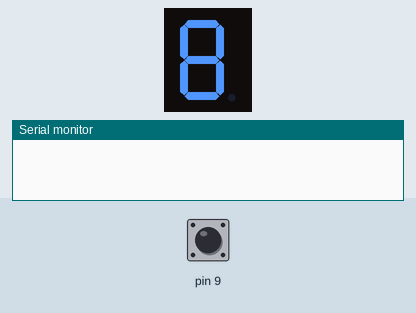
This sketch was run on a simulated Arduino Uno, built with avr-gcc and run on an emulated ATmega328P. On the bench: 1-digit seven-segment display, the last lines printed to the serial monitor. Wiring (inferred from the names in the program): 1-digit 7-segment display, segments lit when LOW: segments pin 2, pin 3, pin 4, pin 5, pin 6, pin 7, pin 8. The inputs (shaded band) are chosen by the test bench; at power-on: pin 9 LOW. The segment pins are drawn as the display they are named for.

Above: at 1.2 s.
1.3 s: pin 9 driven HIGH
At 2.0 s:
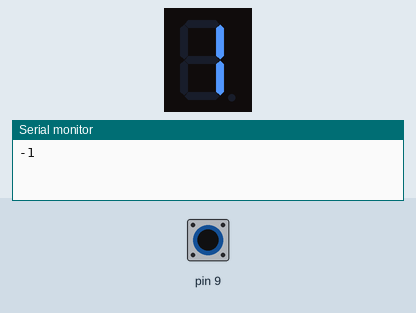
2.8 s: pin 9 pulsed LOW 5 times (0.12 s each, 0.3 s apart)
At 4.9 s:
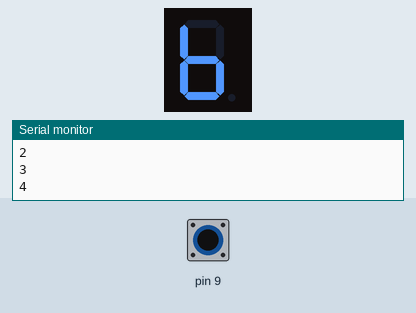
5.8 s: pin 9 pulsed LOW 2 times (0.12 s each, 0.3 s apart)
At 6.12 s:
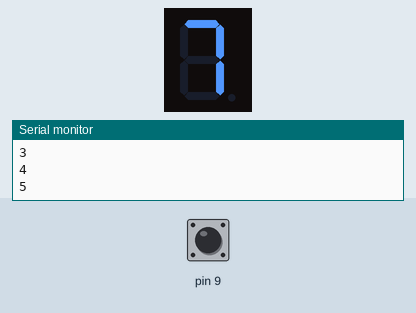
Timing chart, 0 to 8.8 s (numbered marks = the images above; inputs shaded):
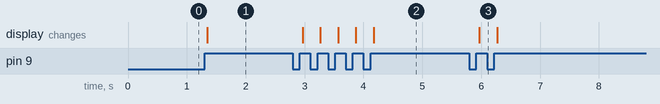

Measured:
- after the input at 1.3 s, the display: changes after 0.05 s (image 1)
- after the input at 2.8 s, the display: first changes after 0.17 s (image 2 shows a later state)
- after the input at 5.8 s, the display: changes after 0.17 s (image 3)

The sketch:

sketch_10_counter_with_10_leds_with_switch.ino
```cpp
int value;
int valueA=1;
int temp=1;
int temp2;
int count=3;
int led=0;
int a=2;
int b=3;
int c=4;
int d=5;
int e=6;
int f=7;
int g=8;

void setup() {
    pinMode(a,OUTPUT);
    pinMode(b,OUTPUT);
    pinMode(c,OUTPUT);
    pinMode(d,OUTPUT);
    pinMode(e,OUTPUT);
    pinMode(f,OUTPUT);
    pinMode(g,OUTPUT);
    Serial.begin(9600);
}

void loop() {
  // put your main code here, to run repeatedly:

  value = digitalRead(9);
  if(value==valueA){
    if(value==1){
      if(value==1){
        led = led+1;
        delay(50);
        Serial.println(led-2);
        if(led==1){
          one();
        }
        if(led==2){
          two();
        }
        if(led==3){
          three();
        }
        if(led==4){
          four();
        }
        if(led==5){
          five();
        }
        if(led==6){
          six();
        }
        if(led==7){
          seven();
        }
        if(led==8){
          eight();
        }
        if(led==9){
          nine();
        }
        if(led>9){
          led = 0;
        }
        temp = !temp;
      }
    }
    valueA = !value;
  }
}

void one(){
  digitalWrite(a, 1);
  digitalWrite(b, 0);
  digitalWrite(c, 0);
  digitalWrite(d, 1);
  digitalWrite(e, 1);
  digitalWrite(f, 1);
  digitalWrite(g, 1);
}

void two(){
  digitalWrite(a, 0);
  digitalWrite(b, 0);
  digitalWrite(c, 1);
  digitalWrite(d, 0);
  digitalWrite(e, 0);
  digitalWrite(f, 1);
  digitalWrite(g, 0);
}

void three(){
  digitalWrite(a, 0);
  digitalWrite(b, 0);
  digitalWrite(c, 0);
  digitalWrite(d, 0);
  digitalWrite(e, 1);
  digitalWrite(f, 1);
  digitalWrite(g, 0);
}

void four(){
  digitalWrite(a, 1);
  digitalWrite(b, 0);
  digitalWrite(c, 0);
  digitalWrite(d, 1);
  digitalWrite(e, 1);
  digitalWrite(f, 0);
  digitalWrite(g, 0);
}

void five(){
  digitalWrite(a, 0);
  digitalWrite(b, 1);
  digitalWrite(c, 0);
  digitalWrite(d, 0);
  digitalWrite(e, 1);
  digitalWrite(f, 0);
  digitalWrite(g, 0);
}

void six(){
  digitalWrite(a, 1);
  digitalWrite(b, 1);
  digitalWrite(c, 0);
  digitalWrite(d, 0);
  digitalWrite(e, 0);
  digitalWrite(f, 0);
  digitalWrite(g, 0);
}

void seven(){
  digitalWrite(a, 0);
  digitalWrite(b, 0);
  digitalWrite(c, 0);
  digitalWrite(d, 1);
  digitalWrite(e, 1);
  digitalWrite(f, 1);
  digitalWrite(g, 1);
}

void eight(){
  digitalWrite(a, 0);
  digitalWrite(b, 0);
  digitalWrite(c, 0);
  digitalWrite(d, 0);
  digitalWrite(e, 0);
  digitalWrite(f, 0);
  digitalWrite(g, 0);
}

void nine(){
  digitalWrite(a, 0);
  digitalWrite(b, 0);
  digitalWrite(c, 0);
  digitalWrite(d, 1);
  digitalWrite(e, 1);
  digitalWrite(f, 0);
  digitalWrite(g, 0);
}
```
